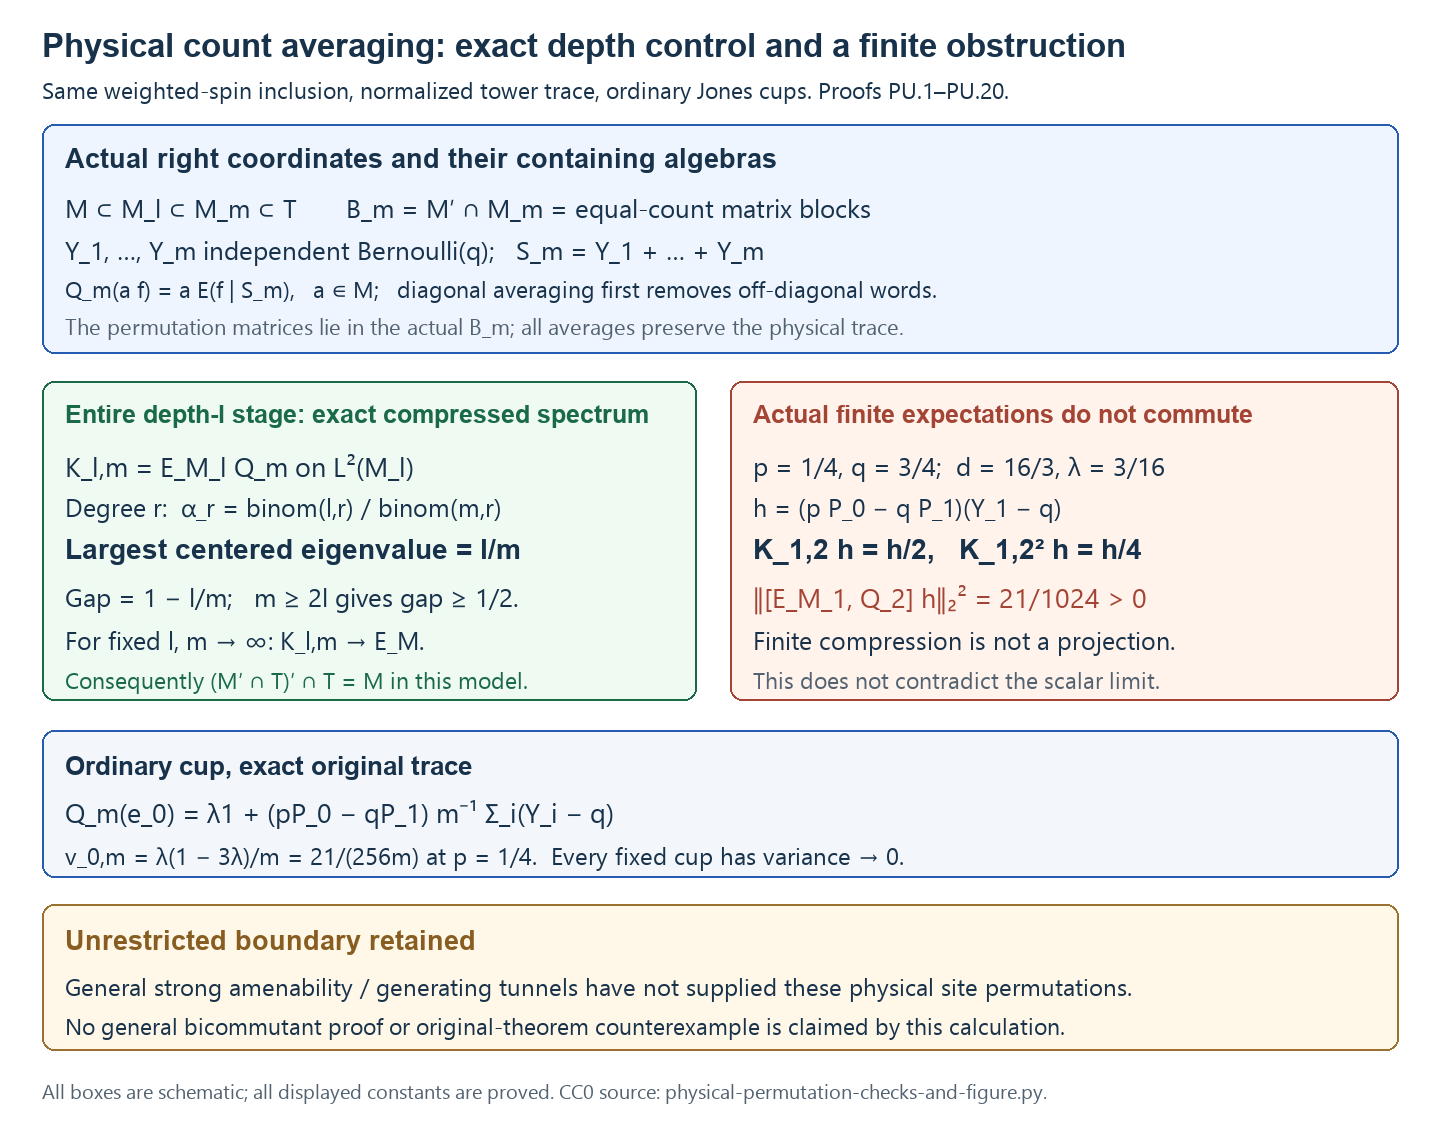

Here is the Python script that generated this plot:
"""CC0: exact finite checks and a reproducible schematic for PU.1--PU.20.

The finite checks reproduce the physical product probabilities and conditional
matrix calculations. They supplement the written proof; they do not verify the
unrestricted strongly amenable subfactor theorem.
"""
from fractions import Fraction as F
from itertools import combinations, product
from math import comb
from pathlib import Path
import json

HERE = Path(__file__).resolve().parent

def choose(n, r):
    return comb(n, r) if 0 <= r <= n else 0

def bits(n):
    return list(product((0, 1), repeat=n))

def probability(word, p, q):
    return p ** (len(word)-sum(word)) * q ** sum(word)

def raw_monomial(word, positions, q):
    out = F(1)
    for i in positions:
        out *= word[i]-q
    return out

def compressed_count_matrix(l, m, p, q):
    words = bits(l)
    matrix = []
    for target in words:
        row = []
        for source in words:
            value = F(0)
            for k in range(m-l+1):
                total = sum(target)+k
                tail_mass = F(choose(m-l, k))*q**k*p**(m-l-k)
                fiber_mass = F(choose(m-l, total-sum(source)), choose(m, total))
                value += tail_mass * fiber_mass
            row.append(value)
        matrix.append(row)
    return words, matrix

def act(matrix, vector):
    return [sum((a*b for a,b in zip(row, vector)), F(0)) for row in matrix]

def exact_checks():
    checked = []
    p, q = F(1,4), F(3,4)
    lam = p*q
    for l in range(1,5):
        for m in range(l,7):
            words, k = compressed_count_matrix(l,m,p,q)
            assert all(sum(row, F(0)) == 1 for row in k)
            weights = [probability(w,p,q) for w in words]
            for i in range(len(words)):
                for j in range(len(words)):
                    assert weights[i]*k[i][j] == weights[j]*k[j][i]
            for r in range(l+1):
                level = list(combinations(range(l), r))
                symmetric = [sum((raw_monomial(w,J,q) for J in level), F(0)) for w in words]
                eigenvalue = F(choose(l,r), choose(m,r))
                assert act(k, symmetric) == [eigenvalue*x for x in symmetric]
                for I in level:
                    monomial = [raw_monomial(w,I,q) for w in words]
                    expected = [x/F(choose(m,r)) for x in symmetric]
                    assert act(k, monomial) == expected
            checked.append({"l":l,"m":m,"norm_on_centered_space":str(F(l,m)),
                "gap":str(1-F(l,m)),"symmetric_eigenvalues":[str(F(choose(l,r),choose(m,r))) for r in range(l+1)]})

    cup = []
    for m in range(1,7):
        variance = F(0)
        for site0 in (0,1):
            left_mass = p if site0 == 0 else q
            z = p if site0 == 0 else -q
            for w in bits(m):
                delta = z * F(sum(w)-m*q, m)
                variance += left_mass*probability(w,p,q)*delta*delta
        assert variance == lam*(1-3*lam)/m
        cup.append({"m":m,"physical_cup_variance":str(variance)})

    h_norm2 = lam*(1-3*lam)
    assert h_norm2 == F(21,256)
    commutator_norm2 = h_norm2/F(4)
    assert commutator_norm2 == F(21,1024)
    _, k12 = compressed_count_matrix(1,2,p,q)
    zvec = [-q, p]
    assert act(k12,zvec) == [x/F(2) for x in zvec]
    assert act(k12,act(k12,zvec)) == [x/F(4) for x in zvec]
    # Intended negative control: finite compression is not an expectation.
    nonprojection_detected = act(k12,act(k12,zvec)) != act(k12,zvec)
    assert nonprojection_detected
    result = {"scope":"Exact finite checks for the existing weighted-spin inclusion; no arbitrary-inclusion conclusion.",
        "parameter":{"p":str(p),"q":str(q),"lambda":str(lam),"index":str(1/lam)},
        "compressed_count_checks":checked,"cup_variances":cup,
        "finite_noncommutation":{"l":1,"m":2,"eigenvalue":"1/2","h_norm_squared":str(h_norm2),
            "commutator_norm_squared":str(commutator_norm2),"intended_nonprojection_control_detected":nonprojection_detected},
        "proof_locators":["PU.10--PU.14","PU.16--PU.20"],"license":"CC0-1.0"}
    (HERE/'physical-permutation-checks.json').write_text(json.dumps(result,indent=2)+'\n',encoding='utf-8')
    return result

def figure():
    from PIL import Image, ImageDraw, ImageFont
    width,height = 1440,1130
    white,navy,blue,green,red,grey = '#ffffff','#17324a','#255bb1','#1a6a48','#a34434','#526271'
    im=Image.new('RGB',(width,height),white)
    dr=ImageDraw.Draw(im)
    fontroot=Path('C:/Windows/Fonts')
    def font(size,bold=False):
        return ImageFont.truetype(str(fontroot/('arialbd.ttf' if bold else 'seguisym.ttf')),size)
    svg=[f'<svg xmlns="http://www.w3.org/2000/svg" width="{width}" height="{height}" viewBox="0 0 {width} {height}">',
        '<title>Exact physical permutation averaging in the weighted-spin tower</title>',
        '<desc>Schematic physical algebra maps and exact compressed eigenvalues; finite expectations have a nonzero commutator, while all fixed-depth limits give the original bicommutant in this model.</desc>',
        f'<rect width="{width}" height="{height}" fill="white"/>']
    import html
    def text(x,y,value,size=25,color=navy,bold=False):
        dr.text((x,y),value,fill=color,font=font(size,bold))
        svg.append(f'<text x="{x}" y="{y+size}" font-family="Segoe UI Symbol,Arial,sans-serif" font-size="{size}" font-weight="{"bold" if bold else "normal"}" fill="{color}">{html.escape(value)}</text>')
    def rect(x,y,w,h,fill,stroke=blue):
        dr.rounded_rectangle((x,y,x+w,y+h),radius=12,fill=fill,outline=stroke,width=2)
        svg.append(f'<rect x="{x}" y="{y}" width="{w}" height="{h}" rx="12" fill="{fill}" stroke="{stroke}" stroke-width="2"/>')
    def line(x1,y1,x2,y2,color=grey,width=3):
        dr.line((x1,y1,x2,y2),fill=color,width=width)
        svg.append(f'<line x1="{x1}" y1="{y1}" x2="{x2}" y2="{y2}" stroke="{color}" stroke-width="{width}"/>')
    text(42,27,'Physical count averaging: exact depth control and a finite obstruction',33,bold=True)
    text(42,74,'Same weighted-spin inclusion, normalized tower trace, ordinary Jones cups. Proofs PU.1–PU.20.',23)
    rect(42,124,1356,229,'#eef5ff')
    text(65,143,'Actual right coordinates and their containing algebras',27,bold=True)
    text(65,189,'M ⊂ M_l ⊂ M_m ⊂ T       B_m = M′ ∩ M_m = equal-count matrix blocks',26)
    text(65,231,'Y_1, …, Y_m independent Bernoulli(q);   S_m = Y_1 + … + Y_m',26)
    text(65,273,'Q_m(a f) = a E(f | S_m),   a ∈ M;   diagonal averaging first removes off-diagonal words.',23)
    text(65,311,'The permutation matrices lie in the actual B_m; all averages preserve the physical trace.',22,color=grey)
    rect(42,381,654,319,'#effaf3',green)
    text(65,400,'Entire depth-l stage: exact compressed spectrum',25,color=green,bold=True)
    text(65,447,'K_l,m = E_M_l Q_m on L²(M_l)',27)
    text(65,490,'Degree r:  α_r = binom(l,r) / binom(m,r)',25)
    text(65,533,'Largest centered eigenvalue = l/m',28,bold=True)
    text(65,578,'Gap = 1 − l/m;   m ≥ 2l gives gap ≥ 1/2.',26)
    text(65,623,'For fixed l, m → ∞: K_l,m → E_M.',25)
    text(65,664,'Consequently (M′ ∩ T)′ ∩ T = M in this model.',23,color=green)
    rect(730,381,668,319,'#fff3ec',red)
    text(753,400,'Actual finite expectations do not commute',25,color=red,bold=True)
    text(753,447,'p = 1/4, q = 3/4;  d = 16/3, λ = 3/16',26)
    text(753,490,'h = (p P_0 − q P_1)(Y_1 − q)',25)
    text(753,533,'K_1,2 h = h/2,   K_1,2² h = h/4',28,bold=True)
    text(753,578,'‖[E_M_1, Q_2] h‖₂² = 21/1024 > 0',27,color=red)
    text(753,623,'Finite compression is not a projection.',25)
    text(753,664,'This does not contradict the scalar limit.',23,color=grey)
    rect(42,730,1356,147,'#f3f7fb')
    text(65,751,'Ordinary cup, exact original trace',26,bold=True)
    text(65,793,'Q_m(e_0) = λ1 + (pP_0 − qP_1) m⁻¹ Σ_i(Y_i − q)',27)
    text(65,839,'v_0,m = λ(1 − 3λ)/m = 21/(256m) at p = 1/4.  Every fixed cup has variance → 0.',24)
    rect(42,904,1356,146,'#fff8e8','#9c702e')
    text(65,925,'Unrestricted boundary retained',27,color='#885d21',bold=True)
    text(65,970,'General strong amenability / generating tunnels have not supplied these physical site permutations.',24)
    text(65,1010,'No general bicommutant proof or original-theorem counterexample is claimed by this calculation.',23)
    text(42,1077,'All boxes are schematic; all displayed constants are proved. CC0 source: physical-permutation-checks-and-figure.py.',20,color=grey)
    svg.append('</svg>')
    (HERE/'physical-permutation-averages-v27.svg').write_text('\n'.join(svg)+'\n',encoding='utf-8')
    im.save(HERE/'physical-permutation-averages-v27.png')

if __name__=='__main__':
    result=exact_checks()
    figure()
    print(json.dumps({"finite_pairs_checked":len(result['compressed_count_checks']),
        "cup_depths_checked":len(result['cup_variances']),"negative_control_detected":True,
        "scope":result['scope']}))
